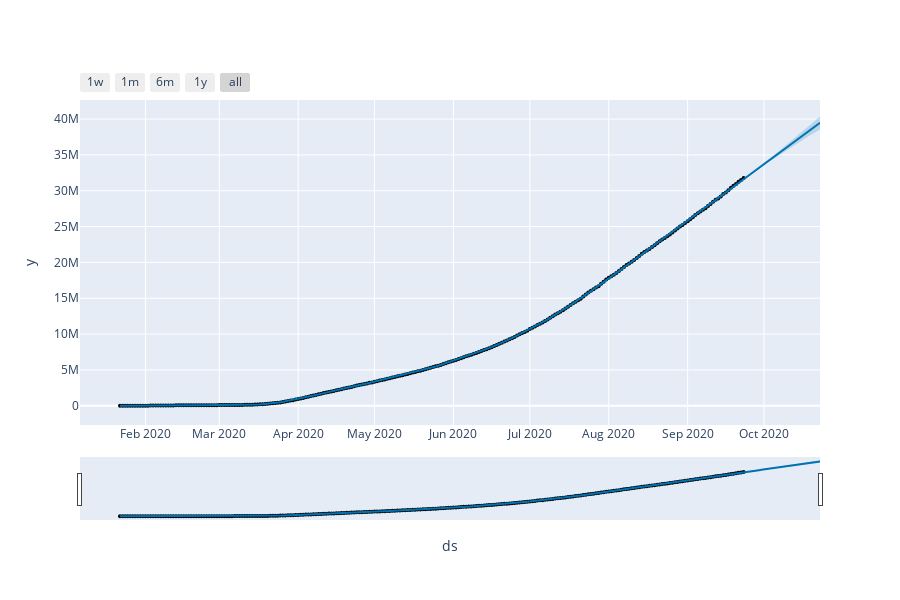

The cell this chart's notebook holds for it:
### Code cell
from fbprophet.plot import plot_plotly, plot_components_plotly

plot_plotly(m, forecast)

### Figure 1 — Plotly figure (JSON) as saved in the notebook; plotly's stock layout.template omitted (floating-point values rounded to 4 significant figures; data arrays with more than 128 entries replaced by an {"elided": "..."} marker saying what was removed)
{"data": [{"marker": {"color": "black", "size": 4}, "mode": "markers", "name": "Actual", "type": "scatter", "x": {"elided": "246 str values"}, "y": {"elided": "246 int values"}}, {"hoverinfo": "skip", "line": {"width": 0}, "mode": "lines", "type": "scatter", "x": {"elided": "276 str values"}, "y": {"elided": "276 float values"}}, {"fill": "tonexty", "fillcolor": "rgba(0, 114, 178, 0.2)", "line": {"color": "#0072B2", "width": 2}, "mode": "lines", "name": "Predicted", "type": "scatter", "x": {"elided": "276 str values"}, "y": {"elided": "276 float values"}}, {"fill": "tonexty", "fillcolor": "rgba(0, 114, 178, 0.2)", "hoverinfo": "skip", "line": {"width": 0}, "mode": "lines", "type": "scatter", "x": {"elided": "276 str values"}, "y": {"elided": "276 float values"}}], "layout": {"height": 600, "showlegend": false, "width": 900, "xaxis": {"rangeselector": {"buttons": [{"count": 7, "label": "1w", "step": "day", "stepmode": "backward"}, {"count": 1, "label": "1m", "step": "month", "stepmode": "backward"}, {"count": 6, "label": "6m", "step": "month", "stepmode": "backward"}, {"count": 1, "label": "1y", "step": "year", "stepmode": "backward"}, {"step": "all"}]}, "rangeslider": {"visible": true}, "title": {"text": "ds"}, "type": "date"}, "yaxis": {"title": {"text": "y"}}}}
